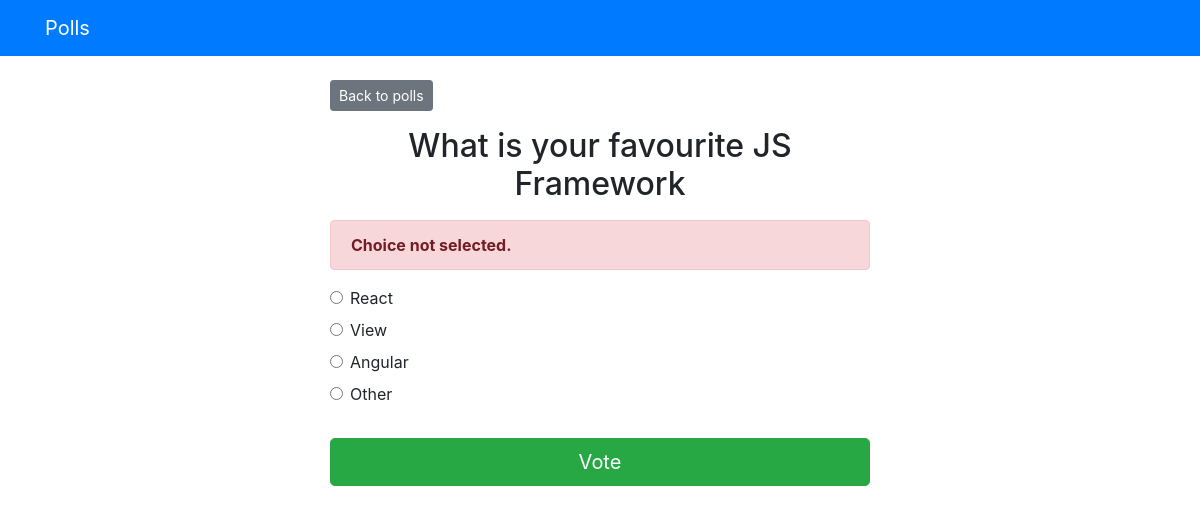
The page /polls/4/vote/ on the database its author committed.
### polls/models.py (models this page shows, shortened)
class Questions(models.Model):
    question_text = models.CharField(max_length=200)
    publish_date = models.DateTimeField('Date Published')

class Choice(models.Model):
    question = models.ForeignKey(Questions, on_delete=models.CASCADE)
    choice_text = models.CharField(max_length=200)
    votes = models.IntegerField(default=0)

### polls/views.py (the view)
# urls.py: path('<int:question_id>/vote/', views.vote, name='vote')
def vote(request, question_id):
    question = get_object_or_404(Questions, pk=question_id)
    try:
        selected_choice = question.choice_set.get(pk=request.POST['choice'])
    except (KeyError, Choice.DoesNotExist):
        return render(request, 'polls/detail.html', {
        'question': question,
        'error_message': "Choice not selected."
        })
    else:
        selected_choice.votes += 1
        selected_choice.save()
        return HttpResponseRedirect(reverse('polls:results', args=(question.id,)))

### templates/polls/detail.html (shortened to what this page needs)
{% extends 'base.html' %}
{% block content %}
<a class="btn btn-secondary btn-sm mb-3" href="{% url 'polls:index' %}">Back to polls</a>
<h2 class="text-center mb-3">{{ question.question_text }}</h2>
{% if error_message %}
<p class="alert alert-danger">
  <strong>{{ error_message }}</strong>
</p>
{% endif %}
<form action="{% url 'polls:vote' question.id %}" method="post">
  {% for choice in question.choice_set.all %}
  <div class="form-check">
    <input type="radio" name="choice" class="form-check-input" id="choice{{ forloop.counter }}" value="{{ choice.id }}">
    <label for="choice{{ forloop.counter }}">{{ choice.choice_text }}</label>
  </div>
  {% endfor %}
  <input type="submit" value="Vote" class="btn btn-success btn-lg btn-block mt-4">
</form>
{% endblock %}

### rows shown on the page
Questions: question_text "What is your favourite JS Framework"
Choice: choice_text "React"
Choice: choice_text "View"
Choice: choice_text "Angular"
Choice: choice_text "Other"

### other values the page prints
{{ error_message }} "Choice not selected."
